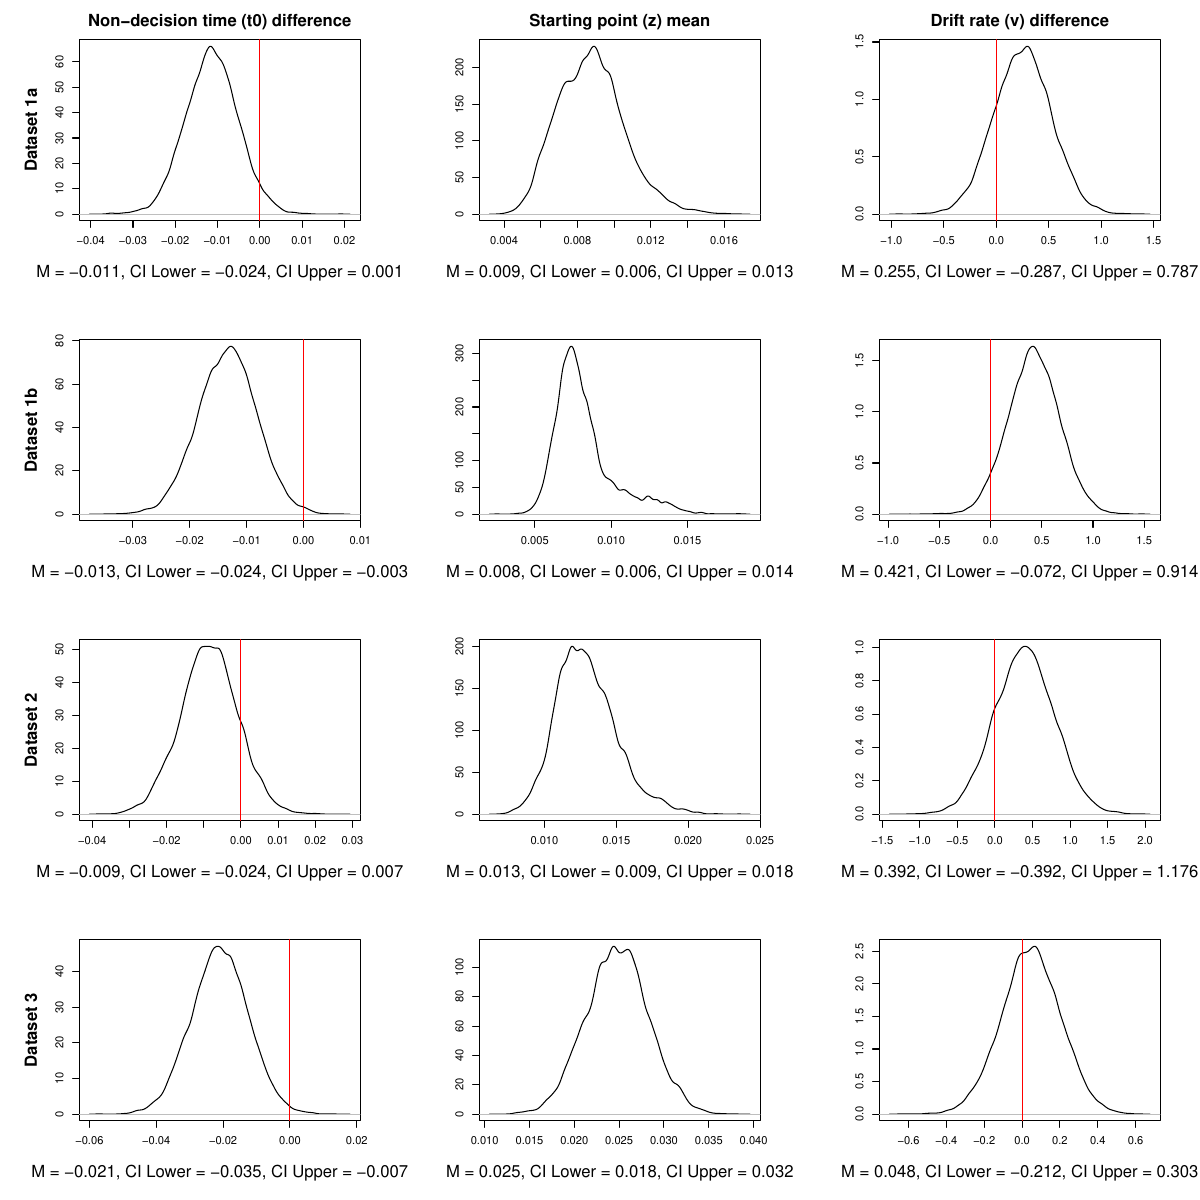

Recreate this plot in R.
setwd("~/cloudstor/2021/Gaze-Cueing/Manuscript-figures/")
pdf(paste("combined-hier-param-densities.pdf",sep=""),width=3*4,height=(3*4))
#create matrix "m" which is the size of how many plots I'm going to have. 0 is where there's no plots,
m=matrix(1:18,nrow=6,byrow=T)
m=rbind(0,cbind(0,m,0),0)
m=cbind(m[,1:2],0,m[,3],0,m[,4:5])
m=rbind(m[1:2,],0,m[3,],0,m[4,],0,m[5,])
layout(mat=m,
       widths=c(0,1,0,1,0,1,0),
       heights=c(0,1,0,1,0,1,0,1,0,1,0,1,0))
#par(mar=rep(0,4))
#par(mar=c(2.1,4.6,6,0.5))
#par(mar=rep(0,4))
par(mar=c(6,6,3,3), ann =  FALSE)

datasets = c("Dataset 1a", "Dataset 1b", "Dataset 2", "Dataset 3")



#### Dataset 1a ######

load("~/cloudstor/2021/Gaze-Cueing/Hierarchical-Modelling/dataset1a/07_Output/Hier_Complex_Model.Rdata")

CI_t0 = quantile(phi[,"t0.1.mu",]-phi[,"t0.2.mu",],c(0.025,0.5, 0.975), na.rm = TRUE)
plot(density(phi[,"t0.1.mu",]-phi[,"t0.2.mu",],n = 4965), main = "", ylab = "", na.rm = T)
abline(v=0,col="red")

mtext(side=1,line=3.5,paste("M = ",round(CI_t0[2], 3),", CI Lower = ", round(CI_t0[1], 3),",", " CI Upper = ", round(CI_t0[3],3), sep =""),cex=1, font = 1)
mtext(side=2,line=3,datasets[1],cex=1, font = 2)
mtext(side=3,line=0.8,"Non-decision time (t0) difference",cex=1, font = 2)

CI_z = quantile(phi[,"z.mu",]-(1-phi[,"z.mu",]),c(0.025,0.5, 0.975))
plot(density(phi[,"z.mu",]-(1-phi[,"z.mu",]),n = 7000), main = "", ylab = "")
abline(v=0,col="red")

mtext(side=1,line=3.5,paste("M = ",round(CI_z[2], 3),", CI Lower = ", round(CI_z[1], 3),",", " CI Upper = ", round(CI_z[3],3), sep =""),cex=1, font = 1)
mtext(side=3,line=0.8,"Starting point (z) mean",cex=1, font = 2)

CI_v = quantile(phi[,"v.1.mu",]-phi[,"v.2.mu",],c(0.025,0.5, 0.975))
plot(density(phi[,"v.1.mu",]-phi[,"v.2.mu",],n = 7000),main ="", ylab = "")
abline(v=0,col="red")

mtext(side=1,line=3.5,paste("M = ",round(CI_v[2], 3), ", CI Lower = ", round(CI_v[1], 3),",", " CI Upper = ", round(CI_v[3],3),sep =""),cex=1, font = 1)
mtext(side=3,line=0.8,"Drift rate (v) difference",cex=1, font = 2)

#### t0 #####
#And same principle for t0:

###### Dataset 1b ##########

load("~/cloudstor/2021/Gaze-Cueing/Hierarchical-Modelling/dataset1b/07_Output/Hier_Complex_Model.Rdata")


CI_t0 = quantile(phi[,"t0.1.mu",]-phi[,"t0.2.mu",],c(0.025,0.5, 0.975))
plot(density(phi[,"t0.1.mu",]-phi[,"t0.2.mu",],n = 7000), main = "", ylab = "")
abline(v=0,col="red")

mtext(side=1,line=3.5,paste("M = ",round(CI_t0[2], 3),", CI Lower = ", round(CI_t0[1], 3),",", " CI Upper = ", round(CI_t0[3],3), sep =""),cex=1, font = 1)
mtext(side=2,line=3,datasets[2],cex=1, font = 2)

CI_z = quantile(phi[,"z.mu",]-(1-phi[,"z.mu",]),c(0.025,0.5, 0.975))
plot(density(phi[,"z.mu",]-(1-phi[,"z.mu",]),n = 7000), main = "", ylab = "")
abline(v=0,col="red")

mtext(side=1,line=3.5,paste("M = ",round(CI_z[2], 3),", CI Lower = ", round(CI_z[1], 3),",", " CI Upper = ", round(CI_z[3],3), sep =""),cex=1, font = 1)

CI_v = quantile(phi[,"v.1.mu",]-phi[,"v.2.mu",],c(0.025,0.5, 0.975))
plot(density(phi[,"v.1.mu",]-phi[,"v.2.mu",],n = 7000),main ="", ylab = "")
abline(v=0,col="red")

mtext(side=1,line=3.5,paste("M = ",round(CI_v[2], 3), ", CI Lower = ", round(CI_v[1], 3),",", " CI Upper = ", round(CI_v[3],3),sep =""),cex=1, font = 1)




###### Dataset 2 ##########

load("~/cloudstor/2021/Gaze-Cueing/Hierarchical-Modelling/dataset2/07_Output/Hier_Complex_Model.Rdata")

CI_t0 = quantile(phi[,"t0.1.mu",]-phi[,"t0.2.mu",],c(0.025,0.5, 0.975))
plot(density(phi[,"t0.1.mu",]-phi[,"t0.2.mu",],n = 7000), main = "", ylab = "")
abline(v=0,col="red")

mtext(side=1,line=3.5,paste("M = ",round(CI_t0[2], 3),", CI Lower = ", round(CI_t0[1], 3),",", " CI Upper = ", round(CI_t0[3],3), sep =""),cex=1, font = 1)
mtext(side=2,line=3,datasets[3],cex=1, font = 2)

CI_z = quantile(phi[,"z.mu",]-(1-phi[,"z.mu",]),c(0.025,0.5, 0.975))
plot(density(phi[,"z.mu",]-(1-phi[,"z.mu",]),n = 7000), main = "", ylab = "")
abline(v=0,col="red")

mtext(side=1,line=3.5,paste("M = ",round(CI_z[2], 3),", CI Lower = ", round(CI_z[1], 3),",", " CI Upper = ", round(CI_z[3],3), sep =""),cex=1, font = 1)

CI_v = quantile(phi[,"v.1.mu",]-phi[,"v.2.mu",],c(0.025,0.5, 0.975))
plot(density(phi[,"v.1.mu",]-phi[,"v.2.mu",],n = 7000),main ="", ylab = "")
abline(v=0,col="red")

mtext(side=1,line=3.5,paste("M = ",round(CI_v[2], 3), ", CI Lower = ", round(CI_v[1], 3),",", " CI Upper = ", round(CI_v[3],3),sep =""),cex=1, font = 1)




#### Dataset 3 ######

load("~/cloudstor/2021/Gaze-Cueing/Hierarchical-Modelling/dataset3/07_Output/Hier_Complex_Model.Rdata")

CI_t0 = quantile(phi[,"t0.1.mu",]-phi[,"t0.2.mu",],c(0.05,0.5, 0.95), na.rm = TRUE)
plot(density(phi[,"t0.1.mu",]-phi[,"t0.2.mu",],n = 10000), main = "", ylab = "", na.rm = T)
abline(v=0,col="red")

mtext(side=1,line=3.5,paste("M = ",round(CI_t0[2], 3),", CI Lower = ", round(CI_t0[1], 3),",", " CI Upper = ", round(CI_t0[3],3), sep =""),cex=1, font = 1)
mtext(side=2,line=3,datasets[4],cex=1, font = 2)
#mtext(side=3,line=0.8,"Non-decision time (t0) difference",cex=1, font = 2)

CI_z = quantile(phi[,"z.mu",]-(1-phi[,"z.mu",]),c(0.025,0.5, 0.975))
plot(density(phi[,"z.mu",]-(1-phi[,"z.mu",]),n = 7000), main = "", ylab = "")
abline(v=0,col="red")

mtext(side=1,line=3.5,paste("M = ",round(CI_z[2], 3),", CI Lower = ", round(CI_z[1], 3),",", " CI Upper = ", round(CI_z[3],3), sep =""),cex=1, font = 1)
#mtext(side=3,line=0.8,"Starting point (z) mean",cex=1, font = 2)

CI_v = quantile(phi[,"v.1.mu",]-phi[,"v.2.mu",],c(0.05,0.5, 0.95))
plot(density(phi[,"v.1.mu",]-phi[,"v.2.mu",],n = 7000),main ="", ylab = "")
abline(v=0,col="red")

mtext(side=1,line=3.5,paste("M = ",round(CI_v[2], 3), ", CI Lower = ", round(CI_v[1], 3),",", " CI Upper = ", round(CI_v[3],3),sep =""),cex=1, font = 1)
#mtext(side=3,line=0.8,"Drift rate (v) difference",cex=1, font = 2)




dev.off()
